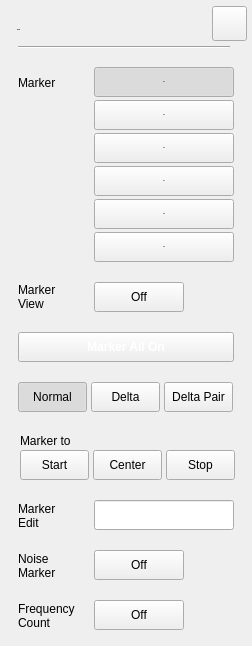
 <widget class="QWidget" name="SA_Dialog_MarkerSetup">
  <property name="geometry">
   <rect>
    <x>0</x>
    <y>0</y>
    <width>252</width>
    <height>646</height>
   </rect>
  </property>
  <property name="windowTitle">
   <string>Form</string>
  </property>
  <property name="styleSheet">
   <string notr="true">/*******************common**********************/
#widget
{
	background-color:rgba(211,211,211,0.9);
}
#widget&gt;QLabel
{
	font: 75 13px &quot;Arial&quot;;
	color:rgba(46,46,46,1);
}
#widget&gt;#lblTitle
{
	font: 75 20px &quot;Arial&quot;;
	color:rgba(46,46,46,1);
	line-height:23px;
	font-weight:bold;
}
#pb_cancel
{
border-style:flat;
background-color:rgba(0,0,0,0);
border-image: url(:/sa/image/btn_close_normal.png);
}
#pb_cancel:pressed
{
border-image: url(:/sa/image/btn_close_click.png);
}

#line
{
	background-color:rgba(46,46,46,1);
}

SA_LineEdit
{
	color:rgba(162, 115, 0,1);
	padding:8px 8px 7px 10px ;
	font: 75 13px &quot;Arial&quot;;
	font-weight:bold;
}
SA_LineEdit:focus
{
	outline: none;
	border:2px solid rgba(162,115,0,1);
	padding:6px 6px 5px 8px ;
}
QPushButton
{
	font:75 13px &quot;Arial&quot;;
	font-weight:bold;
	color:rgba(123, 123, 123, 1);
	border-style:flat;
}
QPushButton:checked
{
	color:rgba(87, 87, 87, 1);
	border-style:flat;
}

#pb_M1,
#pb_M2,
#pb_M3,
#pb_M4,
#pb_M5,
#pb_M6
{
text-align:left;
padding-left:10px;
}

#pb_FreqCount,
#pb_MkrNoise,
#pb_toggle
{
	background-color:rgba(0,0,0,0);
	font: 75 13px &quot;Arial&quot;;
	font-weight:bold;
	color:rgba(87, 87, 87, 1);
	border-image: url(:/sa/image/toggle_off.png);
}

#pb_FreqCount:checked,
#pb_MkrNoise:checked,
#pb_toggle:checked
{
	padding:7px 44px 6px 25px;
	color:rgba(87, 87, 87, 1);
	border-image: url(:/sa/image/toggle_on.png);
}
#pb_FreqCount:!checked,
#pb_MkrNoise:!checked,
#pb_toggle:!checked
{
	padding:7px 17px 6px 36px;
	color:rgba(123, 123, 123, 1);
	border-image: url(:/sa/image/toggle_off.png);
}


#widget&gt;#pb_Normal:checked,
#widget&gt;#pb_Start:pressed
{
	background-image: url(:/sa/image/fre_checked_left.png);
	background-color:transparent;
}

#widget&gt;#pb_Normal:!checked,
#widget&gt;#pb_Start
{
	background-color:transparent;
	background-image: url(:/sa/image/fre_checked_right.png);
}

#widget&gt;#pb_DeltaPair:checked,
#widget&gt;#pb_Stop:pressed
{
	background-color:transparent;
	background-image: url(:/sa/image/fre_checked_right.png);
	background-position:right;
}

#widget&gt;#pb_Stop,
#widget&gt;#pb_DeltaPair:!checked
{
	background-color:transparent;
	background-image: url(:/sa/image/fre_checked_left.png);
	background-position:right;
}
#widget&gt;#pb_DeltaPair,
#widget&gt;#pb_Delta,
#widget&gt;#pb_Normal
{
	font: 75 13px &quot;Arial&quot;;
	font-weight:bold;
}
/*******************indoor**********************/
#SA_Dialog_MarkerSetup[status  =  &quot;indoor&quot;] #widget
{
	background-color:rgba(211,211,211,0.9);
}
#SA_Dialog_MarkerSetup[status  =  &quot;indoor&quot;] #widget&gt;QLabel
{
	color:rgba(46,46,46,1);
}
#SA_Dialog_MarkerSetup[status  =  &quot;indoor&quot;] #widget&gt;#lblTitle
{
	color:rgba(46,46,46,1);
}
#SA_Dialog_MarkerSetup[status  =  &quot;indoor&quot;] #pb_cancel
{
	background-color:rgba(0,0,0,0);
	border-image: url(:/sa/image/btn_close_normal.png);
}
#SA_Dialog_MarkerSetup[status  =  &quot;indoor&quot;] #pb_cancel:pressed
{
	border-image: url(:/sa/image/btn_close_click.png);
}

#SA_Dialog_MarkerSetup[status  =  &quot;indoor&quot;] #line
{
	background-color:rgba(46,46,46,1);
}

#SA_Dialog_MarkerSetup[status  =  &quot;indoor&quot;] SA_LineEdit
{
	background-color:rgba(255,255,255,0.6);
	color:rgba(162, 115, 0,1);
}
#SA_Dialog_MarkerSetup[status  =  &quot;indoor&quot;] SA_LineEdit:focus
{
	border:2px solid rgba(162,115,0,1);
}
#SA_Dialog_MarkerSetup[status  =  &quot;indoor&quot;] QPushButton
{
	color:rgba(123, 123, 123, 1);
}
#SA_Dialog_MarkerSetup[status  =  &quot;indoor&quot;] QPushButton:checked
{
	color:rgba(87, 87, 87, 1);
}

#SA_Dialog_MarkerSetup[status  =  &quot;indoor&quot;] #pb_M1,
#SA_Dialog_MarkerSetup[status  =  &quot;indoor&quot;] #pb_M2,
#SA_Dialog_MarkerSetup[status  =  &quot;indoor&quot;] #pb_M3,
#SA_Dialog_MarkerSetup[status  =  &quot;indoor&quot;] #pb_M4,
#SA_Dialog_MarkerSetup[status  =  &quot;indoor&quot;] #pb_M5,
#SA_Dialog_MarkerSetup[status  =  &quot;indoor&quot;] #pb_M6,
#SA_Dialog_MarkerSetup[status  =  &quot;indoor&quot;] #pb_Delta,
#SA_Dialog_MarkerSetup[status  =  &quot;indoor&quot;] #pb_Center
{
	background-image: url(:/sa/image/btn_mkr_nor.png);
}

#SA_Dialog_MarkerSetup[status  =  &quot;indoor&quot;] #pb_M1:checked,
#SA_Dialog_MarkerSetup[status  =  &quot;indoor&quot;] #pb_M2:checked,
#SA_Dialog_MarkerSetup[status  =  &quot;indoor&quot;] #pb_M3:checked,
#SA_Dialog_MarkerSetup[status  =  &quot;indoor&quot;] #pb_M4:checked,
#SA_Dialog_MarkerSetup[status  =  &quot;indoor&quot;] #pb_M5:checked,
#SA_Dialog_MarkerSetup[status  =  &quot;indoor&quot;] #pb_M6:checked,
#SA_Dialog_MarkerSetup[status  =  &quot;indoor&quot;] #pb_Delta:checked,
#SA_Dialog_MarkerSetup[status  =  &quot;indoor&quot;] #pb_Center:pressed
{
	background-image: url(:/sa/image/btn_mkr_click.png);
}

#SA_Dialog_MarkerSetup[status  =  &quot;indoor&quot;] #pb_FreqCount,
#SA_Dialog_MarkerSetup[status  =  &quot;indoor&quot;] #pb_MkrNoise,
#SA_Dialog_MarkerSetup[status  =  &quot;indoor&quot;] #pb_toggle
{
	background-color:rgba(0,0,0,0);
	color:rgba(87, 87, 87, 1);
}

#SA_Dialog_MarkerSetup[status  =  &quot;indoor&quot;] #pb_FreqCount:checked,
#SA_Dialog_MarkerSetup[status  =  &quot;indoor&quot;] #pb_MkrNoise:checked,
#SA_Dialog_MarkerSetup[status  =  &quot;indoor&quot;] #pb_toggle:checked
{
	color:rgba(87, 87, 87, 1);
	border-image: url(:/sa/image/toggle_on.png);
}

#SA_Dialog_MarkerSetup[status  =  &quot;indoor&quot;] #pb_FreqCount:!checked,
#SA_Dialog_MarkerSetup[status  =  &quot;indoor&quot;] #pb_MkrNoise:!checked,
#SA_Dialog_MarkerSetup[status  =  &quot;indoor&quot;] #pb_toggle:!checked
{
	color:rgba(123, 123, 123, 1);
	border-image: url(:/sa/image/toggle_off.png);
}

#SA_Dialog_MarkerSetup[status  =  &quot;indoor&quot;] #widget&gt;#pb_Normal:checked,
#SA_Dialog_MarkerSetup[status  =  &quot;indoor&quot;] #widget&gt;#pb_Start:pressed
{
	background-image: url(:/sa/image/fre_checked_left.png);
	background-color:transparent;
}

#SA_Dialog_MarkerSetup[status  =  &quot;indoor&quot;] #widget&gt;#pb_Normal:!checked,
#SA_Dialog_MarkerSetup[status  =  &quot;indoor&quot;] #widget&gt;#pb_Start
{
	background-color:transparent;
	background-image: url(:/sa/image/fre_checked_right.png);
}

#SA_Dialog_MarkerSetup[status  =  &quot;indoor&quot;] #widget&gt;#pb_DeltaPair:checked,
#SA_Dialog_MarkerSetup[status  =  &quot;indoor&quot;] #widget&gt;#pb_Stop:pressed
{
	background-color:transparent;
	background-image: url(:/sa/image/fre_checked_right.png);
}

#SA_Dialog_MarkerSetup[status  =  &quot;indoor&quot;] #widget&gt;#pb_Stop,
#SA_Dialog_MarkerSetup[status  =  &quot;indoor&quot;] #widget&gt;#pb_DeltaPair:!checked
{
	background-color:transparent;
	background-image: url(:/sa/image/fre_checked_left.png);
}
/*******************outdoor**********************/
#SA_Dialog_MarkerSetup[status  =  &quot;outdoor&quot;] #widget
{
	background-color:rgba(211,211,211,0.9);
}
#SA_Dialog_MarkerSetup[status  =  &quot;outdoor&quot;] #widget&gt;QLabel
{
	color:rgba(46,46,46,1);
}
#SA_Dialog_MarkerSetup[status  =  &quot;outdoor&quot;] #widget&gt;#lblTitle
{
	color:rgba(46,46,46,1);
}
#SA_Dialog_MarkerSetup[status  =  &quot;outdoor&quot;] #pb_cancel
{
	background-color:rgba(0,0,0,0);
	border-image: url(:/sa/image/btn_close_normal.png);
}
#SA_Dialog_MarkerSetup[status  =  &quot;outdoor&quot;] #pb_cancel:pressed
{
	border-image: url(:/sa/image/btn_close_click.png);
}

#SA_Dialog_MarkerSetup[status  =  &quot;outdoor&quot;] #line
{
	background-color:rgba(46,46,46,1);
}

#SA_Dialog_MarkerSetup[status  =  &quot;outdoor&quot;] SA_LineEdit
{
	background-color:rgba(255,255,255,0.6);
	color:rgba(162, 115, 0,1);
}
#SA_Dialog_MarkerSetup[status  =  &quot;outdoor&quot;] SA_LineEdit:focus
{
	border:2px solid rgba(162,115,0,1);
}
#SA_Dialog_MarkerSetup[status  =  &quot;outdoor&quot;] QPushButton
{
	color:rgba(123, 123, 123, 1);
}
#SA_Dialog_MarkerSetup[status  =  &quot;outdoor&quot;] QPushButton:checked
{
	color:rgba(87, 87, 87, 1);
}

#SA_Dialog_MarkerSetup[status  =  &quot;outdoor&quot;] #pb_M1,
#SA_Dialog_MarkerSetup[status  =  &quot;outdoor&quot;] #pb_M2,
#SA_Dialog_MarkerSetup[status  =  &quot;outdoor&quot;] #pb_M3,
#SA_Dialog_MarkerSetup[status  =  &quot;outdoor&quot;] #pb_M4,
#SA_Dialog_MarkerSetup[status  =  &quot;outdoor&quot;] #pb_M5,
#SA_Dialog_MarkerSetup[status  =  &quot;outdoor&quot;] #pb_M6,
#SA_Dialog_MarkerSetup[status  =  &quot;outdoor&quot;] #pb_Delta,
#SA_Dialog_MarkerSetup[status  =  &quot;outdoor&quot;] #pb_Center
{
	background-image: url(:/sa/image/btn_mkr_nor.png);
}

#SA_Dialog_MarkerSetup[status  =  &quot;outdoor&quot;] #pb_M1:checked,
#SA_Dialog_MarkerSetup[status  =  &quot;outdoor&quot;] #pb_M2:checked,
#SA_Dialog_MarkerSetup[status  =  &quot;outdoor&quot;] #pb_M3:checked,
#SA_Dialog_MarkerSetup[status  =  &quot;outdoor&quot;] #pb_M4:checked,
#SA_Dialog_MarkerSetup[status  =  &quot;outdoor&quot;] #pb_M5:checked,
#SA_Dialog_MarkerSetup[status  =  &quot;outdoor&quot;] #pb_M6:checked,
#SA_Dialog_MarkerSetup[status  =  &quot;outdoor&quot;] #pb_Delta:checked,
#SA_Dialog_MarkerSetup[status  =  &quot;outdoor&quot;] #pb_Center:pressed
{
	background-image: url(:/sa/image/btn_mkr_click.png);
}

#SA_Dialog_MarkerSetup[status  =  &quot;outdoor&quot;] #pb_FreqCount,
#SA_Dialog_MarkerSetup[status  =  &quot;outdoor&quot;] #pb_MkrNoise,
#SA_Dialog_MarkerSetup[status  =  &quot;outdoor&quot;] #pb_toggle
{
	background-color:rgba(0,0,0,0);
	color:rgba(87, 87, 87, 1);
}

#SA_Dialog_MarkerSetup[status  =  &quot;outdoor&quot;] #pb_FreqCount:checked,
#SA_Dialog_MarkerSetup[status  =  &quot;outdoor&quot;] #pb_MkrNoise:checked,
#SA_Dialog_MarkerSetup[status  =  &quot;outdoor&quot;] #pb_toggle:checked
{
	color:rgba(87, 87, 87, 1);
	border-image: url(:/sa/image/toggle_on.png);
}

#SA_Dialog_MarkerSetup[status  =  &quot;outdoor&quot;] #pb_FreqCount:!checked,
#SA_Dialog_MarkerSetup[status  =  &quot;outdoor&quot;] #pb_MkrNoise:!checked,
#SA_Dialog_MarkerSetup[status  =  &quot;outdoor&quot;] #pb_toggle:!checked
{
	color:rgba(123, 123, 123, 1);
	border-image: url(:/sa/image/toggle_off.png);
}

#SA_Dialog_MarkerSetup[status  =  &quot;outdoor&quot;] #widget&gt;#pb_Normal:checked,
#SA_Dialog_MarkerSetup[status  =  &quot;outdoor&quot;] #widget&gt;#pb_Start:pressed
{
	background-image: url(:/sa/image/fre_checked_left.png);
	background-color:transparent;
}

#SA_Dialog_MarkerSetup[status  =  &quot;outdoor&quot;] #widget&gt;#pb_Normal:!checked,
#SA_Dialog_MarkerSetup[status  =  &quot;outdoor&quot;] #widget&gt;#pb_Start
{
	background-color:transparent;
	background-image: url(:/sa/image/fre_checked_right.png);
}

#SA_Dialog_MarkerSetup[status  =  &quot;outdoor&quot;] #widget&gt;#pb_DeltaPair:checked,
#SA_Dialog_MarkerSetup[status  =  &quot;outdoor&quot;] #widget&gt;#pb_Stop:pressed
{
	background-color:transparent;
	background-image: url(:/sa/image/fre_checked_right.png);
}

#SA_Dialog_MarkerSetup[status  =  &quot;outdoor&quot;] #widget&gt;#pb_Stop,
#SA_Dialog_MarkerSetup[status  =  &quot;outdoor&quot;] #widget&gt;#pb_DeltaPair:!checked
{
	background-color:transparent;
	background-image: url(:/sa/image/fre_checked_left.png);
}
/*******************night**********************/
#SA_Dialog_MarkerSetup[status  =  &quot;night&quot;] #widget
{
		background-color:rgba(208,182,139,0.9);
}
#SA_Dialog_MarkerSetup[status  =  &quot;night&quot;] #widget&gt;QLabel
{
	color:rgba(46,46,46,1);
}
#SA_Dialog_MarkerSetup[status  =  &quot;night&quot;] #widget&gt;#lblTitle
{
	color:rgba(46,46,46,1);
}
#SA_Dialog_MarkerSetup[status  =  &quot;night&quot;] #pb_cancel
{
	background-color:rgba(0,0,0,0);
	border-image: url(:/sa/image/night/btn_close_normal.png);
}
#SA_Dialog_MarkerSetup[status  =  &quot;night&quot;] #pb_cancel:pressed
{
	border-image: url(:/sa/image/night/btn_close_click.png);
}

#SA_Dialog_MarkerSetup[status  =  &quot;night&quot;] #line
{
	background-color:rgba(46,46,46,1);
}

#SA_Dialog_MarkerSetup[status  =  &quot;night&quot;] SA_LineEdit
{
	background-color:rgba(251,219,167,0.6);
	color:rgba(162, 115, 0,1);
}
#SA_Dialog_MarkerSetup[status  =  &quot;night&quot;] SA_LineEdit:focus
{
	border:2px solid rgba(162,115,0,1);
}
#SA_Dialog_MarkerSetup[status  =  &quot;night&quot;] QPushButton
{
	color:rgba(123, 123, 123, 1);
}
#SA_Dialog_MarkerSetup[status  =  &quot;night&quot;] QPushButton:checked
{
	color:rgba(87, 87, 87, 1);
}

#SA_Dialog_MarkerSetup[status  =  &quot;night&quot;] #pb_M1,
#SA_Dialog_MarkerSetup[status  =  &quot;night&quot;] #pb_M2,
#SA_Dialog_MarkerSetup[status  =  &quot;night&quot;] #pb_M3,
#SA_Dialog_MarkerSetup[status  =  &quot;night&quot;] #pb_M4,
#SA_Dialog_MarkerSetup[status  =  &quot;night&quot;] #pb_M5,
#SA_Dialog_MarkerSetup[status  =  &quot;night&quot;] #pb_M6
{
	 background-color:rgb(74,65,50); 
}


#SA_Dialog_MarkerSetup[status  =  &quot;night&quot;] #pb_M1:checked,
#SA_Dialog_MarkerSetup[status  =  &quot;night&quot;] #pb_M2:checked,
#SA_Dialog_MarkerSetup[status  =  &quot;night&quot;] #pb_M3:checked,
#SA_Dialog_MarkerSetup[status  =  &quot;night&quot;] #pb_M4:checked,
#SA_Dialog_MarkerSetup[status  =  &quot;night&quot;] #pb_M5:checked,
#SA_Dialog_MarkerSetup[status  =  &quot;night&quot;] #pb_M6:checked
{
	background-color:rgb(251,155,0);
}

#SA_Dialog_MarkerSetup[status  =  &quot;night&quot;] #pb_FreqCount,
#SA_Dialog_MarkerSetup[status  =  &quot;night&quot;] #pb_MkrNoise,
#SA_Dialog_MarkerSetup[status  =  &quot;night&quot;] #pb_toggle
{
	background-color:rgba(0,0,0,0);
	border-image: url(:/sa/image/night/toggle_off.png);
	color:rgba(121,106,80,1);
}

#SA_Dialog_MarkerSetup[status  =  &quot;night&quot;] #pb_FreqCount:checked,
#SA_Dialog_MarkerSetup[status  =  &quot;night&quot;] #pb_MkrNoise:checked,
#SA_Dialog_MarkerSetup[status  =  &quot;night&quot;] #pb_toggle:checked
{
	color:rgba(87, 87, 87, 1);
	border-image: url(:/sa/image/night/toggle_on.png);
}

#SA_Dialog_MarkerSetup[status  =  &quot;night&quot;] #pb_FreqCount:!checked,
#SA_Dialog_MarkerSetup[status  =  &quot;night&quot;] #pb_MkrNoise:!checked,
#SA_Dialog_MarkerSetup[status  =  &quot;night&quot;] #pb_toggle:!checked
{
	background-color:rgb(0,0,0,0);
	color:rgba(121,106,80,1);
	border-image: url(:/sa/image/night/toggle_off.png);
}

#SA_Dialog_MarkerSetup[status  =  &quot;night&quot;] #widget&gt;#pb_Normal:checked,
#SA_Dialog_MarkerSetup[status  =  &quot;night&quot;] #widget&gt;#pb_Start:pressed
{
	background-image:url(:/sa/image/night/btn_left_click.png);
	background-color:transparent;
}

#SA_Dialog_MarkerSetup[status  =  &quot;night&quot;] #widget&gt;#pb_Normal:!checked,
#SA_Dialog_MarkerSetup[status  =  &quot;night&quot;] #widget&gt;#pb_Start
{
	background-color:transparent;
	background-image: url(:/sa/image/night/btn_left_nor.png);
}

#SA_Dialog_MarkerSetup[status  =  &quot;night&quot;] #widget&gt;#pb_DeltaPair:checked,
#SA_Dialog_MarkerSetup[status  =  &quot;night&quot;] #widget&gt;#pb_Stop:pressed
{
	background-color:transparent;
	background-image: url(:/sa/image/night/btn_right_click.png);
}

#SA_Dialog_MarkerSetup[status  =  &quot;night&quot;] #widget&gt;#pb_Stop,
#SA_Dialog_MarkerSetup[status  =  &quot;night&quot;] #widget&gt;#pb_DeltaPair:!checked
{
	background-color:transparent;
	background-image: url(:/sa/image/night/btn_right_nor.png);
}

#SA_Dialog_MarkerSetup[status  =  &quot;night&quot;]  #pb_Delta,
#SA_Dialog_MarkerSetup[status  =  &quot;night&quot;]  #pb_Center
{
background-image: url(:/sa/image/night/btn_center_nor.png);
}
#SA_Dialog_MarkerSetup[status  =  &quot;night&quot;] #pb_Delta:checked,
#SA_Dialog_MarkerSetup[status  =  &quot;night&quot;] #pb_Center:pressed
{
	
	background-image: url(:/sa/image/night/btn_center_click.png);
}</string>
  </property>
  <property name="status" stdset="0">
   <string>night</string>
  </property>
  <widget class="QWidget" name="widget" native="true">
   <property name="geometry">
    <rect>
     <x>0</x>
     <y>0</y>
     <width>252</width>
     <height>646</height>
    </rect>
   </property>
   <property name="styleSheet">
    <string notr="true"/>
   </property>
   <widget class="QLabel" name="lblTitle">
    <property name="geometry">
     <rect>
      <x>17</x>
      <y>19</y>
      <width>75</width>
      <height>22</height>
     </rect>
    </property>
    <property name="font">
     <font>
      <family>Arial</family>
      <pointsize>-1</pointsize>
      <weight>75</weight>
      <italic>false</italic>
      <bold>true</bold>
     </font>
    </property>
    <property name="text">
     <string>Marker</string>
    </property>
   </widget>
   <widget class="QPushButton" name="pb_cancel">
    <property name="geometry">
     <rect>
      <x>212</x>
      <y>6</y>
      <width>35</width>
      <height>35</height>
     </rect>
    </property>
    <property name="focusPolicy">
     <enum>Qt::NoFocus</enum>
    </property>
    <property name="text">
     <string/>
    </property>
   </widget>
   <widget class="QLabel" name="label">
    <property name="geometry">
     <rect>
      <x>18</x>
      <y>75</y>
      <width>71</width>
      <height>15</height>
     </rect>
    </property>
    <property name="text">
     <string>Marker</string>
    </property>
   </widget>
   <widget class="Line" name="line">
    <property name="geometry">
     <rect>
      <x>18</x>
      <y>46</y>
      <width>212</width>
      <height>2</height>
     </rect>
    </property>
    <property name="orientation">
     <enum>Qt::Horizontal</enum>
    </property>
   </widget>
   <widget class="QPushButton" name="pb_M6">
    <property name="geometry">
     <rect>
      <x>94</x>
      <y>232</y>
      <width>140</width>
      <height>30</height>
     </rect>
    </property>
    <property name="font">
     <font>
      <family>Arial</family>
      <pointsize>-1</pointsize>
      <weight>75</weight>
      <italic>false</italic>
      <bold>true</bold>
     </font>
    </property>
    <property name="focusPolicy">
     <enum>Qt::NoFocus</enum>
    </property>
    <property name="styleSheet">
     <string notr="true"/>
    </property>
    <property name="text">
     <string>M6</string>
    </property>
    <property name="checkable">
     <bool>true</bool>
    </property>
   </widget>
   <widget class="QPushButton" name="pb_M2">
    <property name="geometry">
     <rect>
      <x>94</x>
      <y>100</y>
      <width>140</width>
      <height>30</height>
     </rect>
    </property>
    <property name="font">
     <font>
      <family>Arial</family>
      <pointsize>-1</pointsize>
      <weight>75</weight>
      <italic>false</italic>
      <bold>true</bold>
     </font>
    </property>
    <property name="focusPolicy">
     <enum>Qt::NoFocus</enum>
    </property>
    <property name="styleSheet">
     <string notr="true"/>
    </property>
    <property name="text">
     <string>M2</string>
    </property>
    <property name="checkable">
     <bool>true</bool>
    </property>
   </widget>
   <widget class="QPushButton" name="pb_M5">
    <property name="geometry">
     <rect>
      <x>94</x>
      <y>199</y>
      <width>140</width>
      <height>30</height>
     </rect>
    </property>
    <property name="font">
     <font>
      <family>Arial</family>
      <pointsize>-1</pointsize>
      <weight>75</weight>
      <italic>false</italic>
      <bold>true</bold>
     </font>
    </property>
    <property name="focusPolicy">
     <enum>Qt::NoFocus</enum>
    </property>
    <property name="styleSheet">
     <string notr="true"/>
    </property>
    <property name="text">
     <string>M5</string>
    </property>
    <property name="checkable">
     <bool>true</bool>
    </property>
   </widget>
   <widget class="QPushButton" name="pb_M3">
    <property name="geometry">
     <rect>
      <x>94</x>
      <y>133</y>
      <width>140</width>
      <height>30</height>
     </rect>
    </property>
    <property name="font">
     <font>
      <family>Arial</family>
      <pointsize>-1</pointsize>
      <weight>75</weight>
      <italic>false</italic>
      <bold>true</bold>
     </font>
    </property>
    <property name="focusPolicy">
     <enum>Qt::NoFocus</enum>
    </property>
    <property name="styleSheet">
     <string notr="true"/>
    </property>
    <property name="text">
     <string>M3</string>
    </property>
    <property name="checkable">
     <bool>true</bool>
    </property>
   </widget>
   <widget class="QPushButton" name="pb_M1">
    <property name="geometry">
     <rect>
      <x>94</x>
      <y>67</y>
      <width>140</width>
      <height>30</height>
     </rect>
    </property>
    <property name="font">
     <font>
      <family>Arial</family>
      <pointsize>-1</pointsize>
      <weight>75</weight>
      <italic>false</italic>
      <bold>true</bold>
     </font>
    </property>
    <property name="focusPolicy">
     <enum>Qt::NoFocus</enum>
    </property>
    <property name="text">
     <string>M1</string>
    </property>
    <property name="checkable">
     <bool>true</bool>
    </property>
    <property name="checked">
     <bool>true</bool>
    </property>
   </widget>
   <widget class="QPushButton" name="pb_M4">
    <property name="geometry">
     <rect>
      <x>94</x>
      <y>166</y>
      <width>140</width>
      <height>30</height>
     </rect>
    </property>
    <property name="font">
     <font>
      <family>Arial</family>
      <pointsize>-1</pointsize>
      <weight>75</weight>
      <italic>false</italic>
      <bold>true</bold>
     </font>
    </property>
    <property name="focusPolicy">
     <enum>Qt::NoFocus</enum>
    </property>
    <property name="styleSheet">
     <string notr="true"/>
    </property>
    <property name="text">
     <string>M4</string>
    </property>
    <property name="checkable">
     <bool>true</bool>
    </property>
   </widget>
   <widget class="QPushButton" name="pb_toggle">
    <property name="geometry">
     <rect>
      <x>94</x>
      <y>282</y>
      <width>90</width>
      <height>30</height>
     </rect>
    </property>
    <property name="focusPolicy">
     <enum>Qt::NoFocus</enum>
    </property>
    <property name="styleSheet">
     <string notr="true"/>
    </property>
    <property name="text">
     <string>Off</string>
    </property>
    <property name="checkable">
     <bool>true</bool>
    </property>
    <property name="checked">
     <bool>false</bool>
    </property>
    <property name="flat">
     <bool>false</bool>
    </property>
   </widget>
   <widget class="QLabel" name="lblNoiseMkr">
    <property name="geometry">
     <rect>
      <x>18</x>
      <y>550</y>
      <width>71</width>
      <height>31</height>
     </rect>
    </property>
    <property name="text">
     <string>Noise
Marker</string>
    </property>
   </widget>
   <widget class="QPushButton" name="pb_MkrNoise">
    <property name="geometry">
     <rect>
      <x>94</x>
      <y>550</y>
      <width>90</width>
      <height>30</height>
     </rect>
    </property>
    <property name="focusPolicy">
     <enum>Qt::NoFocus</enum>
    </property>
    <property name="styleSheet">
     <string notr="true"/>
    </property>
    <property name="text">
     <string>Off</string>
    </property>
    <property name="checkable">
     <bool>true</bool>
    </property>
   </widget>
   <widget class="SA_LineEdit" name="edit_MkrFreq">
    <property name="geometry">
     <rect>
      <x>94</x>
      <y>500</y>
      <width>140</width>
      <height>30</height>
     </rect>
    </property>
    <property name="styleSheet">
     <string notr="true">SA_LineEdit
{
	color:rgba(162, 115, 0,1);
	font: 75 12px &quot;Arial&quot;;
	font-weight:bold;
	outline: none;
	border:2px solid rgba(162,115,0,1);
	padding:6px 6px 5px 8px ;
}
</string>
    </property>
    <property name="readOnly">
     <bool>true</bool>
    </property>
   </widget>
   <widget class="QPushButton" name="pb_Normal">
    <property name="geometry">
     <rect>
      <x>18</x>
      <y>382</y>
      <width>69</width>
      <height>30</height>
     </rect>
    </property>
    <property name="focusPolicy">
     <enum>Qt::NoFocus</enum>
    </property>
    <property name="text">
     <string>Normal</string>
    </property>
    <property name="checkable">
     <bool>true</bool>
    </property>
    <property name="checked">
     <bool>true</bool>
    </property>
    <attribute name="buttonGroup">
     <string notr="true">MkrTypeGrp</string>
    </attribute>
   </widget>
   <widget class="QPushButton" name="pb_Delta">
    <property name="geometry">
     <rect>
      <x>91</x>
      <y>382</y>
      <width>69</width>
      <height>30</height>
     </rect>
    </property>
    <property name="focusPolicy">
     <enum>Qt::NoFocus</enum>
    </property>
    <property name="styleSheet">
     <string notr="true"/>
    </property>
    <property name="text">
     <string>Delta</string>
    </property>
    <property name="checkable">
     <bool>true</bool>
    </property>
    <property name="checked">
     <bool>false</bool>
    </property>
    <attribute name="buttonGroup">
     <string notr="true">MkrTypeGrp</string>
    </attribute>
   </widget>
   <widget class="QPushButton" name="pb_DeltaPair">
    <property name="geometry">
     <rect>
      <x>164</x>
      <y>382</y>
      <width>69</width>
      <height>30</height>
     </rect>
    </property>
    <property name="focusPolicy">
     <enum>Qt::NoFocus</enum>
    </property>
    <property name="text">
     <string>Delta Pair</string>
    </property>
    <property name="checkable">
     <bool>true</bool>
    </property>
    <property name="flat">
     <bool>false</bool>
    </property>
    <attribute name="buttonGroup">
     <string notr="true">MkrTypeGrp</string>
    </attribute>
   </widget>
   <widget class="QLabel" name="lblFreqCount">
    <property name="geometry">
     <rect>
      <x>18</x>
      <y>600</y>
      <width>81</width>
      <height>31</height>
     </rect>
    </property>
    <property name="text">
     <string>Frequency
Count</string>
    </property>
   </widget>
   <widget class="QLabel" name="lblMkrEdit">
    <property name="geometry">
     <rect>
      <x>18</x>
      <y>500</y>
      <width>71</width>
      <height>31</height>
     </rect>
    </property>
    <property name="text">
     <string>Marker
Edit</string>
    </property>
   </widget>
   <widget class="QPushButton" name="pb_FreqCount">
    <property name="geometry">
     <rect>
      <x>94</x>
      <y>600</y>
      <width>90</width>
      <height>30</height>
     </rect>
    </property>
    <property name="focusPolicy">
     <enum>Qt::NoFocus</enum>
    </property>
    <property name="styleSheet">
     <string notr="true"/>
    </property>
    <property name="text">
     <string>Off</string>
    </property>
    <property name="checkable">
     <bool>true</bool>
    </property>
   </widget>
   <widget class="QLabel" name="label_5">
    <property name="geometry">
     <rect>
      <x>18</x>
      <y>282</y>
      <width>71</width>
      <height>30</height>
     </rect>
    </property>
    <property name="text">
     <string>Marker
View</string>
    </property>
   </widget>
   <widget class="QPushButton" name="pb_Start">
    <property name="geometry">
     <rect>
      <x>20</x>
      <y>450</y>
      <width>69</width>
      <height>30</height>
     </rect>
    </property>
    <property name="text">
     <string>Start</string>
    </property>
   </widget>
   <widget class="QPushButton" name="pb_Stop">
    <property name="geometry">
     <rect>
      <x>166</x>
      <y>450</y>
      <width>69</width>
      <height>30</height>
     </rect>
    </property>
    <property name="text">
     <string>Stop</string>
    </property>
   </widget>
   <widget class="QPushButton" name="pb_Center">
    <property name="geometry">
     <rect>
      <x>93</x>
      <y>450</y>
      <width>69</width>
      <height>30</height>
     </rect>
    </property>
    <property name="text">
     <string>Center</string>
    </property>
   </widget>
   <widget class="QLabel" name="lblMarkerTo">
    <property name="geometry">
     <rect>
      <x>20</x>
      <y>432</y>
      <width>75</width>
      <height>17</height>
     </rect>
    </property>
    <property name="text">
     <string>Marker to</string>
    </property>
   </widget>
   <widget class="QPushButton" name="pb_MkrAllOn">
    <property name="geometry">
     <rect>
      <x>18</x>
      <y>332</y>
      <width>216</width>
      <height>30</height>
     </rect>
    </property>
    <property name="styleSheet">
     <string notr="true">/*******************common**********************/
QPushButton
{
	font: 75 13px &quot;Arial&quot;;
	font-weight:bold;
	color:rgba(255, 255, 255, 1);
	background-image: url(:/sa/image/btn_w216_nor.png);
	text-align:center;
}

QPushButton:pressed
{
	
	background-image: url(:/sa/image/btn_w216_click.png);
}
/*******************indoor**********************/
#SA_Dialog_MarkerSetup[status  =  &quot;indoor&quot;] QPushButton
{
	color:rgba(255, 255, 255, 1);
	background-image: url(:/sa/image/btn_w216_nor.png);
}

#SA_Dialog_MarkerSetup[status  =  &quot;indoor&quot;] QPushButton:pressed
{
	background-image: url(:/sa/image/btn_w216_click.png);
}

/*******************outdoor**********************/
#SA_Dialog_MarkerSetup[status  =  &quot;outdoor&quot;] QPushButton
{
	color:rgba(0, 0, 0, 1);
	border-image: url(:/sa/image/outdoor/btn_w70_normal.png);
}

#SA_Dialog_MarkerSetup[status  =  &quot;outdoor&quot;] QPushButton:pressed
{
	border-image: url(:/sa/image/outdoor/btn_w216_click.png);
}

/*******************night**********************/
#SA_Dialog_MarkerSetup[status  =  &quot;night&quot;] QPushButton
{
	color: #FBDBA7;
	background-image: url(:/sa/image/btn_w216_nor.png);
}

#SA_Dialog_MarkerSetup[status  =  &quot;night&quot;] QPushButton:pressed
{
	background-image: url(:/sa/image/night/btn_w216_click.png);
}</string>
    </property>
    <property name="text">
     <string>Marker All On</string>
    </property>
   </widget>
  </widget>
 </widget>
